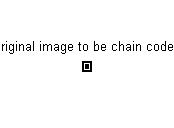
%> input picture pract12-code-chain/ori.jpg, 174 x 128 px
$ octave code_dft.m   (GNU Octave 9; MATLAB toolbox functions it lacks are replaced by stand-ins)
%> lines starting %> are read from the running program, lines starting %| are printed output that depends on the picture
clc;
clear all;

a=imread('ori.jpg');
%> a is the input picture: size 128x174x3 uint8; min 0, max 255, mean 249.1
a=rgb2gray(a);
%> a: size 128x174 uint8
[m n]=size(a);
%> m = 128; n = 174
b=zeros(m,n);
for x=1:8:m
    for y=1:8:m
        for p=0:7
            for q=0:7
                sum1=0;
                sum2=0;
                for u=0:7
                    for v=0:7
                        sum1=sum1+a(x+p,y+q)*cos(2*pi*(u*p+v*q)/64);
                        sum2=sum2+a(x+p,y+q)*cos(2*pi*(u*p+v*q)/64);
                    end
                end
                sum1=double(sum1);
                sum2=double(sum2);
                b(x+p,y+q)=sqrt(sum1*sum1+sum2*sum2)/(64);
            end
        end
    end
end
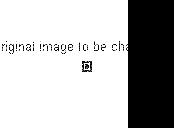
%> b: size 128x174 double; min 0, max 5.63, mean 4.07; drawn with min black and max white
imshow(b);
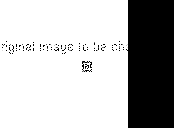
%> displayed picture: size 128x174, on the screen's scale of 0 to 255; min 0, max 255, mean 185.2
